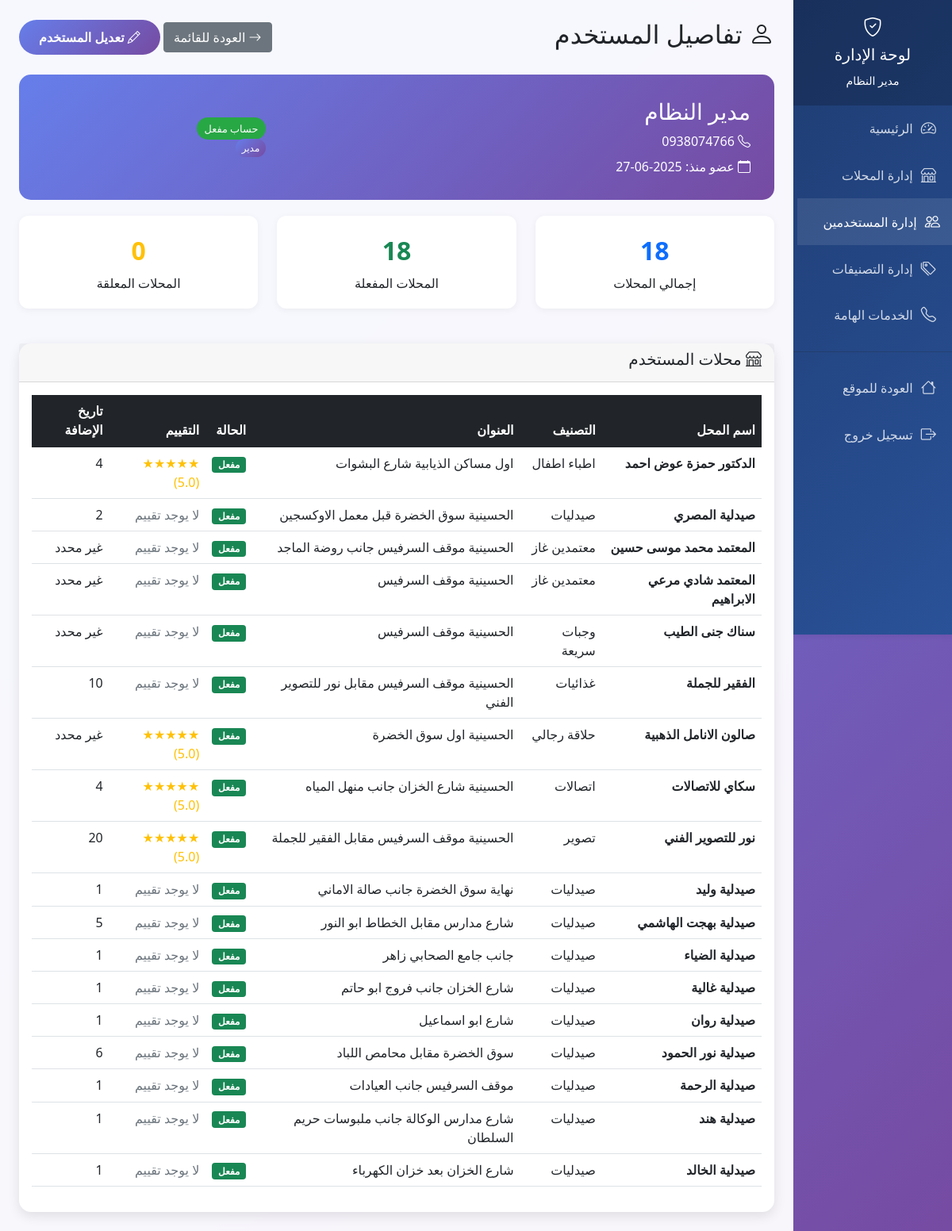
The app's page /admin/user-details/1 (signed in), older data.
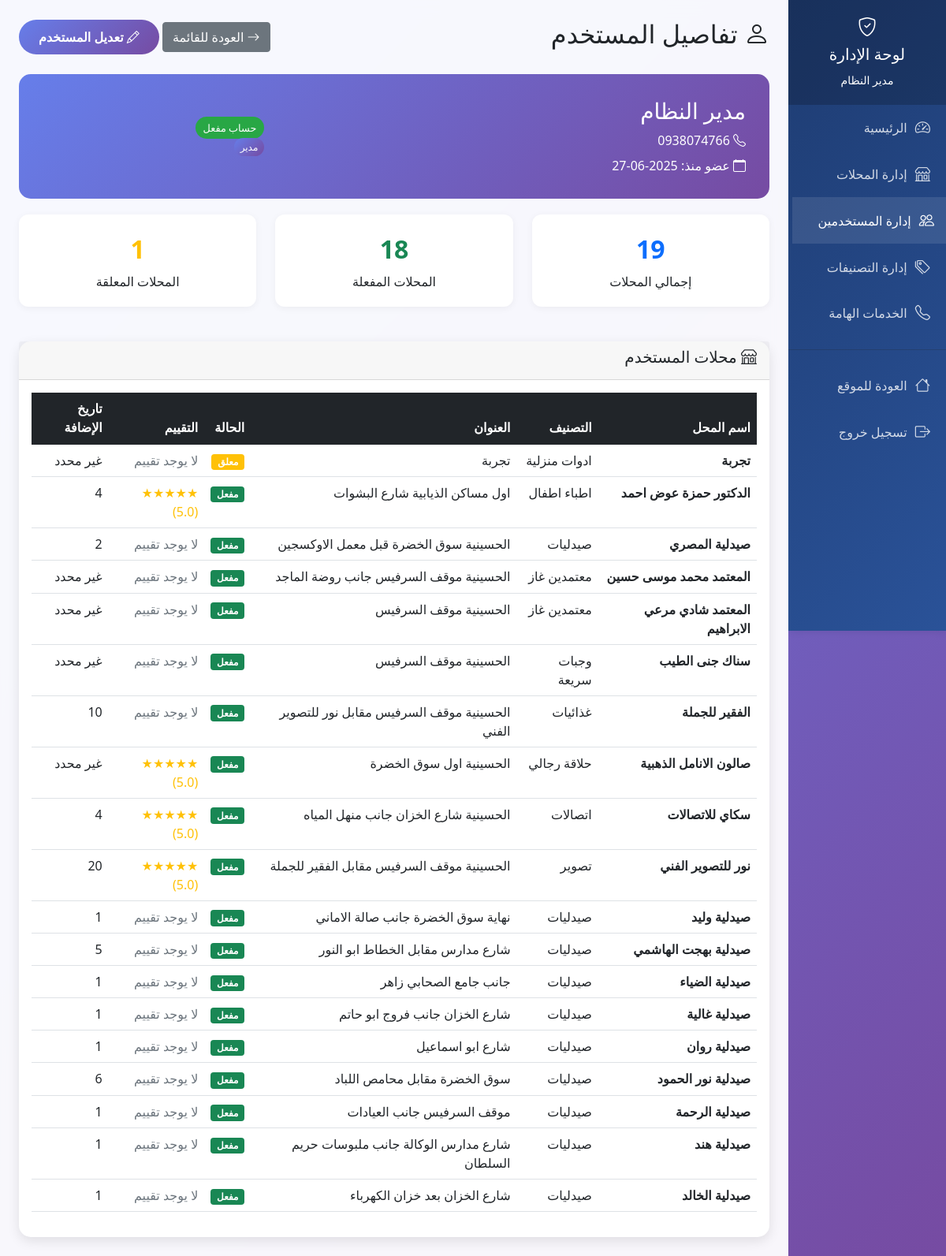
The same page, newer data.
### tables this page shows
CREATE TABLE users (
            id INTEGER PRIMARY KEY AUTOINCREMENT,
            full_name TEXT NOT NULL,
            phone TEXT UNIQUE NOT NULL,
            password_hash TEXT NOT NULL,
            is_active BOOLEAN DEFAULT 1,
            is_admin BOOLEAN DEFAULT 0,
            created_at TIMESTAMP DEFAULT CURRENT_TIMESTAMP
        );

CREATE TABLE stores (
            id INTEGER PRIMARY KEY AUTOINCREMENT,
            name TEXT NOT NULL,
            category_id INTEGER,
            address TEXT NOT NULL,
            phone TEXT,
            description TEXT,
            image_url TEXT,
            user_id INTEGER,
            is_approved BOOLEAN DEFAULT 0,
            visits_count INTEGER DEFAULT 0,
            rating_avg REAL DEFAULT 0,
            created_at TIMESTAMP DEFAULT CURRENT_TIMESTAMP, search_count INTEGER DEFAULT 0,
            FOREIGN KEY (category_id) REFERENCES categories (id),
            FOREIGN KEY (user_id) REFERENCES users (id)
        );

CREATE TABLE categories (
            id INTEGER PRIMARY KEY AUTOINCREMENT,
            name TEXT NOT NULL,
            description TEXT
        );

### app.py (the view)
@app.route('/admin/user-details/<int:user_id>')
def admin_user_details(user_id):
    if 'user_id' not in session or not session.get('is_admin'):
        flash('ليس لديك صلاحية للوصول لهذه الصفحة', 'error')
        return redirect(url_for('index'))
    conn = sqlite3.connect('hussainiya_stores.db')
    cursor = conn.cursor()
    cursor.execute('SELECT * FROM users WHERE id = ?', (user_id,))
    user = cursor.fetchone()
    if not user:
        flash('المستخدم غير موجود', 'error')
        conn.close()
        return redirect(url_for('admin_users'))
    cursor.execute('''
        SELECT s.*, c.name as category_name
        FROM stores s
        LEFT JOIN categories c ON s.category_id = c.id
        WHERE s.user_id = ?
        ORDER BY s.created_at DESC
    ''', (user_id,))
    user_stores = cursor.fetchall()
    cursor.execute('SELECT COUNT(*) FROM stores WHERE user_id = ? AND is_approved = 1', (user_id,))
    approved_stores_count = cursor.fetchone()[0]
    cursor.execute('SELECT COUNT(*) FROM stores WHERE user_id = ? AND is_approved = 0', (user_id,))
    pending_stores_count = cursor.fetchone()[0]
    conn.close()
    return render_template('admin_user_details.html',
                         user=user,
                         user_stores=user_stores,
                         approved_stores_count=approved_stores_count,
                         pending_stores_count=pending_stores_count)

### app.py (called while the page is built, shortened)
@app.before_request
def check_maintenance_mode():
    if request.endpoint and (request.endpoint.startswith('admin_') or
                           request.endpoint == 'login' or
                           request.endpoint == 'logout' or
                           request.endpoint == 'register' or
                           request.endpoint == 'welcome' or
                           request.endpoint == 'save_settings'):
        return

### templates/admin_user_details.html (shortened to what this page needs)
<!DOCTYPE html>
<html lang="ar" dir="rtl">
<head>
    <link href="https://cdn.jsdelivr.net/npm/bootstrap@5.1.3/dist/css/bootstrap.min.css" rel="stylesheet">
    <link href="https://cdn.jsdelivr.net/npm/bootstrap-icons@1.7.2/font/bootstrap-icons.css" rel="stylesheet">
</head>
<body>
    <div class="row g-0">
        <div class="col-md-2">
            <div class="admin-sidebar">
                <div class="sidebar-header">
                    <h4><i class="bi bi-shield-check"></i></h4>
                    <h5>لوحة الإدارة</h5>
                    <small>{{ session.user_name }}</small>
                </div>
                <nav class="sidebar-menu">
                    <a href="{{ url_for('admin_dashboard') }}" class="nav-link">
                        <i class="bi bi-speedometer2"></i>
                        الرئيسية
                    </a>
                    <a href="{{ url_for('admin_stores') }}" class="nav-link">
                        <i class="bi bi-shop"></i>
                        إدارة المحلات
                    </a>
                    <a href="{{ url_for('admin_users') }}" class="nav-link active">
                        <i class="bi bi-people"></i>
                        إدارة المستخدمين
                    </a>
                    <a href="{{ url_for('admin_categories') }}" class="nav-link">
                        <i class="bi bi-tags"></i>
                        إدارة التصنيفات
                    </a>
                    <a href="{{ url_for('admin_services') }}" class="nav-link">
                        <i class="bi bi-telephone"></i>
                        الخدمات الهامة
                    </a>
                    <hr class="my-3" style="border-color: rgba(255,255,255,0.2);">
                    <a href="{{ url_for('index') }}" class="nav-link">
                        <i class="bi bi-house"></i>
                        العودة للموقع
                    </a>
                    <a href="{{ url_for('logout') }}" class="nav-link">
                        <i class="bi bi-box-arrow-right"></i>
                        تسجيل خروج
                    </a>
                </nav>
            </div>
        </div>
        <div class="col-md-10">
            <div class="admin-content p-4">
                <div class="d-flex justify-content-between align-items-center mb-4">
                    <h2><i class="bi bi-person"></i> تفاصيل المستخدم</h2>
                    <div>
                        <a href="{{ url_for('admin_users') }}" class="btn btn-secondary">
                            <i class="bi bi-arrow-right"></i> العودة للقائمة
                        </a>
                        <button class="btn btn-admin" data-bs-toggle="modal" data-bs-target="#editUserModal">
                            <i class="bi bi-pencil"></i> تعديل المستخدم
                        </button>
                    </div>
                </div>
                <div class="user-info-card">
                    <div class="row align-items-center">
                        <div class="col-md-8">
                            <h3>{{ user[1] }}</h3>
                            <p class="mb-2"><i class="bi bi-telephone"></i> {{ user[2] }}</p>
                            <p class="mb-0"><i class="bi bi-calendar"></i> عضو منذ: {{ user[6][:10] if user[6] else 'غير محدد' }}</p>
                        </div>
                        <div class="col-md-4 text-end">
                            {% if user[4] %}
                                <span class="status-badge status-active">حساب مفعل</span>
                            {% else %}
                                <span class="status-badge status-inactive">حساب معطل</span>
                            {% endif %}
                            {% if user[5] %}
                                <br><span class="admin-badge mt-2">مدير</span>
                            {% endif %}
                        </div>
                    </div>
                </div>
                <div class="row mb-4">
                    <div class="col-md-4">
                        <div class="stat-card">
                            <div class="stat-number text-primary">{{ user_stores|length }}</div>
                            <div>إجمالي المحلات</div>
                        </div>
                    </div>
                    <div class="col-md-4">
                        <div class="stat-card">
                            <div class="stat-number text-success">{{ approved_stores_count }}</div>
                            <div>المحلات المفعلة</div>
                        </div>
                    </div>
                    <div class="col-md-4">
                        <div class="stat-card">
                            <div class="stat-number text-warning">{{ pending_stores_count }}</div>
                            <div>المحلات المعلقة</div>
                        </div>
                    </div>
                </div>
                <div class="card">
                    <div class="card-header">
                        <h5><i class="bi bi-shop"></i> محلات المستخدم</h5>
                    </div>
                    <div class="card-body">
                        {% if user_stores %}
                        <div class="table-responsive">
                            <table class="table table-hover">
                                <thead class="table-dark">
                                    <tr>
                                        <th>اسم المحل</th>
                                        <th>التصنيف</th>
                                        <th>العنوان</th>
                                        <th>الحالة</th>
                                        <th>التقييم</th>
                                        <th>تاريخ الإضافة</th>
                                    </tr>
                                </thead>
                                <tbody>
                                    {% for store in user_stores %}
                                    <tr>
                                        <td><strong>{{ store[1] }}</strong></td>
                                        <td>{{ store[13] or 'غير محدد' }}</td>
                                        <td>{{ store[3] }}</td>
                                        <td>
                                            {% if store[8] %}
                                                <span class="badge bg-success">مفعل</span>
                                            {% else %}
                                                <span class="badge bg-warning">معلق</span>
                                            {% endif %}
                                        </td>
                                        <td>
                                            {% if store[10] %}
                                                <span class="text-warning">
                                                    {% for i in range(store[10]|int) %}★{% endfor %}
                                                    ({{ "%.1f"|format(store[10]) }})
                                                </span>
                                            {% else %}
                                                <span class="text-muted">لا يوجد تقييم</span>
                                            {% endif %}
                                        </td>
                                        <td>
                                            {% if store[12] %}
                                                {% if store[12]|string|length > 10 %}
                                                    {{ store[12]|string|slice(10) }}
                                                {% else %}
                                                    {{ store[12] }}
                                                {% endif %}
                                            {% else %}
                                                غير محدد
                                            {% endif %}
                                        </td>
                                    </tr>
                                    {% endfor %}
                                </tbody>
                            </table>
                        </div>
                        {% else %}
                        <div class="text-center py-4">
                            <i class="bi bi-shop" style="font-size: 3rem; color: #ccc;"></i>
                            <h5 class="mt-3 text-muted">لم يضف هذا المستخدم أي محلات بعد</h5>
                        </div>
                        {% endif %}
                    </div>
                </div>
            </div>
        </div>
    </div>
</body>
</html>

### templates/admin_user_details.html (style rules this page uses)
body { font-family: 'Segoe UI', Tahoma, Geneva, Verdana, sans-serif; background: linear-gradient(135deg, #667eea 0%, #764ba2 100%); min-height: 100vh; }
.admin-sidebar { background: linear-gradient(135deg, #1e3c72 0%, #2a5298 100%); min-height: 100vh; box-shadow: 2px 0 10px rgba(0,0,0,0.1); }
.admin-content { background: rgba(255,255,255,0.95); min-height: 100vh; backdrop-filter: blur(10px); }
.sidebar-header { background: rgba(0,0,0,0.2); padding: 20px; text-align: center; color: white; }
.sidebar-menu .nav-link { color: rgba(255,255,255,0.8); padding: 15px 20px; border: none; border-radius: 0; transition: all 0.3s ease; display: flex; align-items: center; }
.sidebar-menu .nav-link:hover, .sidebar-menu .nav-link.active { background: rgba(255,255,255,0.1); color: white; transform: translateX(5px); }
.sidebar-menu .nav-link i { margin-left: 10px; font-size: 1.2em; }
.card { border: none; border-radius: 15px; box-shadow: 0 5px 15px rgba(0,0,0,0.1); }
.btn-admin { background: linear-gradient(135deg, #667eea 0%, #764ba2 100%); border: none; border-radius: 25px; padding: 10px 25px; color: white; font-weight: 600; transition: all 0.3s ease; }
.user-info-card { background: linear-gradient(135deg, #667eea 0%, #764ba2 100%); color: white; border-radius: 15px; padding: 30px; margin-bottom: 20px; }
.stat-card { background: white; border-radius: 12px; padding: 20px; text-align: center; box-shadow: 0 2px 10px rgba(0,0,0,0.05); margin-bottom: 20px; }
.stat-number { font-size: 2rem; font-weight: 700; margin-bottom: 5px; }
.status-badge { padding: 5px 10px; border-radius: 20px; font-size: 0.8em; }
.status-active { background: #28a745; color: white; }
.admin-badge { background: linear-gradient(135deg, #667eea 0%, #764ba2 100%); color: white; padding: 3px 8px; border-radius: 15px; font-size: 0.75em; }

Row changes from the older to the newer data that the page shows:
added stores: name "تجربة", name "ادوات منزلية", address "تجربة", is_approved "معلق", rating_avg "لا يوجد تقييم", search_count "غير محدد"
Text that changed along with them:
{{ user_stores|length }}: "18" → "19"
{{ pending_stores_count }}: "0" → "1"
